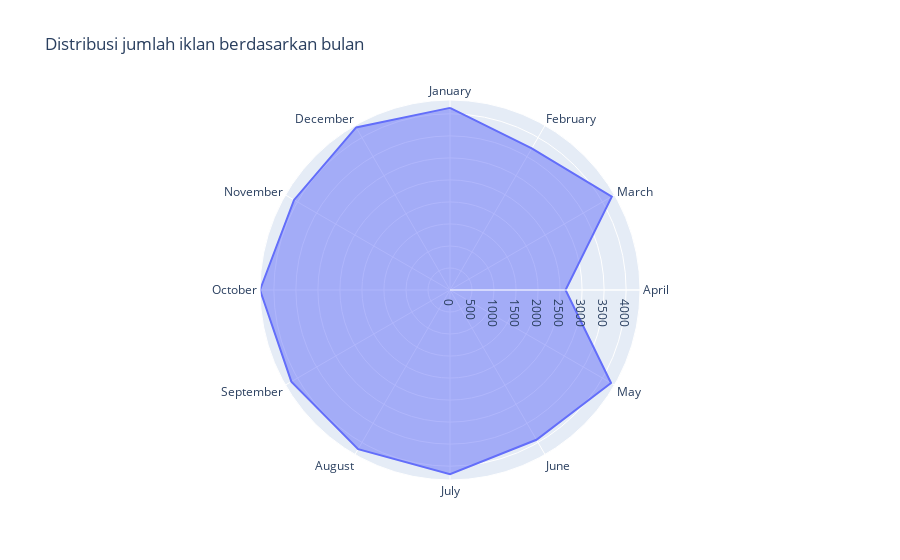

The code cell stored with this chart in its notebook:
### Markdown cell above
* Berdasarkan grafik ketergantungan durasi publikasi pada bulan juga tidak ditemukan. Durasinya kurang lebih sama di setiap bulan.
* Namun, diketahui bahwa jumlah iklan sangat bergantung pada bulannya. Sebab lebih sedikit iklan di musim panas, lebih banyak di musim dingin.

### Code cell
month_count = vehicles_new.pivot_table(index = 'month_posted', values = 'days_listed', aggfunc = 'count')
month_count['name'] = month_count.index.values
month_dict = {10: 'October', 11: 'November', 12: 'December', 1: 'January',2:'February',3:'March',
              4:'April', 5: 'May',6:'June',7:'July',8:'August',9:'September'}

month_count['name'] = month_count['name'].replace(month_dict)
print(month_count)

fig = px.line_polar(month_count, r = 'days_listed',theta='name', line_close=True, 
                    title='Distribusi jumlah iklan berdasarkan bulan')
fig.update_traces(fill='toself')
fig.show()

### Figure 1 — Plotly figure (JSON) as saved in the notebook; plotly's stock layout.template omitted (floating-point values rounded to 4 significant figures)
{"data": [{"fill": "toself", "hovertemplate": "days_listed=%{r}<br>name=%{theta}<extra></extra>", "legendgroup": "", "line": {"color": "#636efa", "dash": "solid"}, "marker": {"symbol": "circle"}, "mode": "lines", "name": "", "r": [4136, 3713, 4243, 2624, 4223, 3927, 4183, 4173, 4161, 4315, 4090, 4263, 4136], "showlegend": false, "subplot": "polar", "theta": ["January", "February", "March", "April", "May", "June", "July", "August", "September", "October", "November", "December", "January"], "type": "scatterpolar"}], "layout": {"legend": {"tracegroupgap": 0}, "polar": {"angularaxis": {"direction": "clockwise", "rotation": 90}, "domain": {"x": [0, 1], "y": [0, 1]}}, "title": {"text": "Distribusi jumlah iklan berdasarkan bulan"}}}
